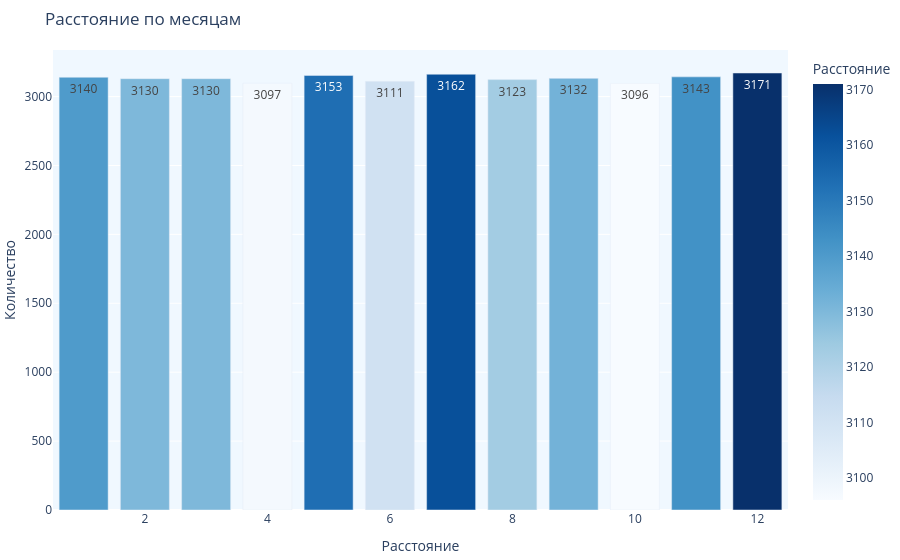

The code cell stored with this chart in its notebook:
### Markdown cell above
На этом графике не получится сделать точных утверждений, но он дает более широкое представление о данных. Все значения примерны, для точных значений будут использованы другие методы. 

Поездки распределены с пиками в двух участках, __первый__ ``от 1 метра``, до, примерно, ``1500 метров``, таких поездок много, но не большинство. 

__Второй пик__ примерно от ``1500 метров и до 6000 метров``, пик находится в области ``3000 метров``. Все значения, которые встречаются дальше единичны.

### Code cell
fig = px.bar((rides
             .groupby('month')['distance']
             .median().round()
             .reset_index()
             .rename(columns={
                 'month': 'Месяц', 
                 'distance': 'Расстояние'}))
             .sort_values(by='Месяц', ascending=False),
             x='Месяц', 
             y='Расстояние',    
             color='Расстояние',
             color_continuous_scale='blues',  
             text='Расстояние', 
             title='Расстояние по месяцам')
            
fig.update_traces(texttemplate='%{text}', textposition='inside')
fig.update_layout(yaxis_title='Количество',
                  xaxis_title='Расстояние',
                  showlegend=True, legend_title='Расстояние',
                  plot_bgcolor='AliceBlue',
                  margin={"r": 0, "t": 50, "l": 0, "b": 50})
fig.show()

### Figure 1 — Plotly figure (JSON) as saved in the notebook; plotly's stock layout.template omitted (floating-point values rounded to 4 significant figures)
{"data": [{"alignmentgroup": "True", "hovertemplate": "Месяц=%{x}<br>Расстояние=%{marker.color}<extra></extra>", "legendgroup": "", "marker": {"color": [3171, 3143, 3096, 3132, 3123, 3162, 3111, 3153, 3097, 3130, 3130, 3140], "coloraxis": "coloraxis", "pattern": {"shape": ""}}, "name": "", "offsetgroup": "", "orientation": "v", "showlegend": false, "text": [3171, 3143, 3096, 3132, 3123, 3162, 3111, 3153, 3097, 3130, 3130, 3140], "textposition": "inside", "texttemplate": "%{text}", "type": "bar", "x": [12, 11, 10, 9, 8, 7, 6, 5, 4, 3, 2, 1], "xaxis": "x", "y": [3171, 3143, 3096, 3132, 3123, 3162, 3111, 3153, 3097, 3130, 3130, 3140], "yaxis": "y"}], "layout": {"barmode": "relative", "coloraxis": {"colorbar": {"title": {"text": "Расстояние"}}, "colorscale": [[0, "rgb(247,251,255)"], [0.125, "rgb(222,235,247)"], [0.25, "rgb(198,219,239)"], [0.375, "rgb(158,202,225)"], [0.5, "rgb(107,174,214)"], [0.625, "rgb(66,146,198)"], [0.75, "rgb(33,113,181)"], [0.875, "rgb(8,81,156)"], [1, "rgb(8,48,107)"]]}, "legend": {"title": {"text": "Расстояние"}, "tracegroupgap": 0}, "margin": {"b": 50, "l": 0, "r": 0, "t": 50}, "plot_bgcolor": "AliceBlue", "showlegend": true, "title": {"text": "Расстояние по месяцам"}, "xaxis": {"anchor": "y", "domain": [0, 1], "title": {"text": "Расстояние"}}, "yaxis": {"anchor": "x", "domain": [0, 1], "title": {"text": "Количество"}}}}
